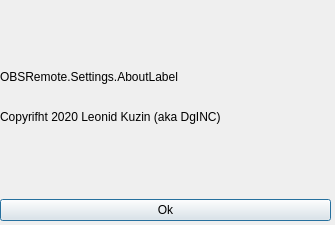
<?xml version="1.0" encoding="UTF-8"?>
<ui version="4.0">
 <class>OBSRemoteAbout</class>
 <widget class="QDialog" name="OBSRemoteAbout">
  <property name="windowModality">
   <enum>Qt::WindowModal</enum>
  </property>
  <property name="geometry">
   <rect>
    <x>0</x>
    <y>0</y>
    <width>335</width>
    <height>225</height>
   </rect>
  </property>
  <property name="sizePolicy">
   <sizepolicy hsizetype="Fixed" vsizetype="Fixed">
    <horstretch>0</horstretch>
    <verstretch>0</verstretch>
   </sizepolicy>
  </property>
  <property name="minimumSize">
   <size>
    <width>335</width>
    <height>225</height>
   </size>
  </property>
  <property name="maximumSize">
   <size>
    <width>335</width>
    <height>225</height>
   </size>
  </property>
  <property name="baseSize">
   <size>
    <width>335</width>
    <height>225</height>
   </size>
  </property>
  <property name="windowTitle">
   <string>Dialog</string>
  </property>
  <property name="locale">
   <locale language="English" country="UnitedStates"/>
  </property>
  <property name="modal">
   <bool>false</bool>
  </property>
  <widget class="QWidget" name="verticalLayoutWidget_2">
   <property name="geometry">
    <rect>
     <x>0</x>
     <y>0</y>
     <width>331</width>
     <height>221</height>
    </rect>
   </property>
   <layout class="QVBoxLayout" name="verticalLayout_2">
    <item>
     <layout class="QVBoxLayout" name="verticalLayout">
      <property name="rightMargin">
       <number>0</number>
      </property>
      <item>
       <spacer name="verticalSpacer_2">
        <property name="orientation">
         <enum>Qt::Vertical</enum>
        </property>
        <property name="sizeHint" stdset="0">
         <size>
          <width>20</width>
          <height>40</height>
         </size>
        </property>
       </spacer>
      </item>
      <item>
       <widget class="QLabel" name="AboutLabel">
        <property name="text">
         <string>OBSRemote.Settings.AboutLabel</string>
        </property>
       </widget>
      </item>
      <item>
       <spacer name="horizontalSpacer">
        <property name="orientation">
         <enum>Qt::Horizontal</enum>
        </property>
        <property name="sizeHint" stdset="0">
         <size>
          <width>40</width>
          <height>20</height>
         </size>
        </property>
       </spacer>
      </item>
      <item>
       <widget class="QLabel" name="label">
        <property name="text">
         <string>Copyrifht 2020 Leonid Kuzin (aka DgINC)</string>
        </property>
       </widget>
      </item>
      <item>
       <spacer name="verticalSpacer">
        <property name="orientation">
         <enum>Qt::Vertical</enum>
        </property>
        <property name="sizeHint" stdset="0">
         <size>
          <width>20</width>
          <height>40</height>
         </size>
        </property>
       </spacer>
      </item>
     </layout>
    </item>
    <item>
     <widget class="QPushButton" name="OkBtn">
      <property name="sizePolicy">
       <sizepolicy hsizetype="Preferred" vsizetype="Fixed">
        <horstretch>0</horstretch>
        <verstretch>0</verstretch>
       </sizepolicy>
      </property>
      <property name="text">
       <string>Ok</string>
      </property>
     </widget>
    </item>
   </layout>
  </widget>
 </widget>
 <resources/>
 <connections/>
</ui>
